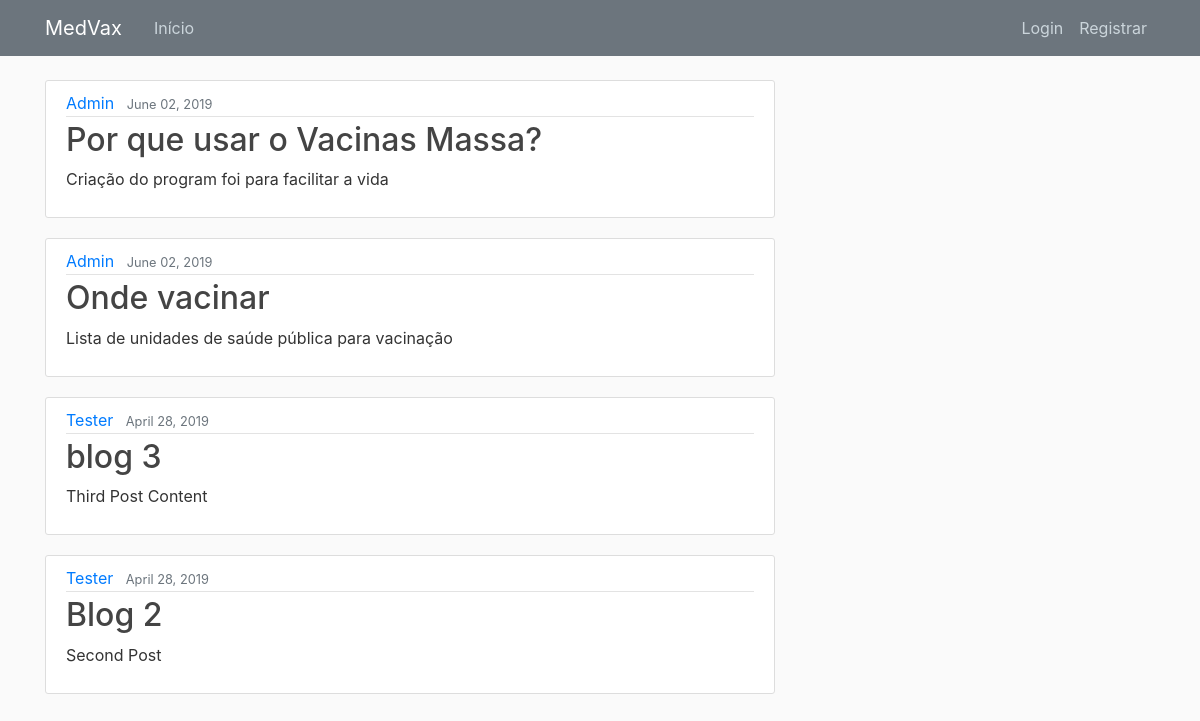
The page / on the database its author committed.
### blog/models.py (models this page shows, shortened)
class Post(models.Model):
    titulo = models.CharField(max_length=100)
    corpo = models.TextField()
    date_posted = models.DateTimeField(default=timezone.now)
    author = models.ForeignKey(User, on_delete=models.CASCADE)

### blog/views.py (the view)
# urls.py: path('', PostListView.as_view(), name='blog-home'),
class PostListView(ListView):
    model = Post
    template_name = 'blog/home.html'  # <app>/<model>_<viewtype>.html
    context_object_name = 'posts'
    ordering = ['-date_posted']

### blog/templates/blog/home.html
{% extends "blog/base.html" %}
{% block content %}
    {% for post in posts %}
    <article class="media content-section">
        <div class="media-body">
            <div class="article-metadata">
            <a class="mr-2" href="#">{{ post.author }}</a>
            <small class="text-muted">{{ post.date_posted|date:"F d, Y" }}</small>
            </div>
            <h2><a class="article-title" href="{% url 'post-detail' post.id %}">{{ post.titulo }}</a></h2>
            <p class="article-content">{{ post.corpo }}</p>
        </div>
    </article>
    {% endfor %}
{% endblock content %}

### blog/static/blog/main.css (style rules this page uses)
body { background: #fafafa; color: #333333; margin-top: 5rem; }
h1, h2, h3, h4, h5, h6 { color: #444444; }
.content-section { background: #ffffff; padding: 10px 20px; border: 1px solid #dddddd; border-radius: 3px; margin-bottom: 20px; }
.article-title { color: #444444; }
.article-content { white-space: pre-line; }
.article-metadata { padding-bottom: 1px; margin-bottom: 4px; border-bottom: 1px solid #e3e3e3 }

### rows shown on the page
Post: author "Admin", date_posted "June 02, 2019", titulo "Por que usar o Vacinas Massa?", corpo "Criação do program foi para facilitar a vida"
Post: author "Admin", date_posted "June 02, 2019", titulo "Onde vacinar", corpo "Lista de unidades de saúde pública para vacinação"
Post: author "Tester", date_posted "April 28, 2019", titulo "blog 3", corpo "Third Post Content"
Post: author "Tester", date_posted "April 28, 2019", titulo "Blog 2", corpo "Second Post"
